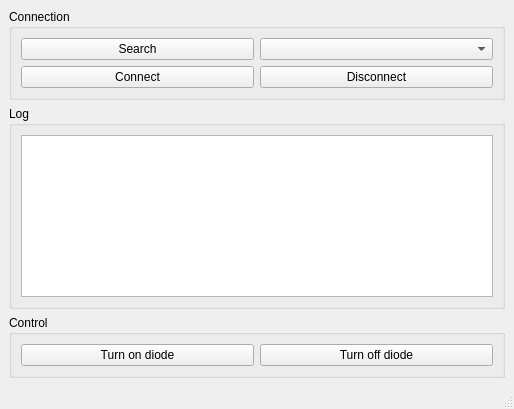
<?xml version="1.0" encoding="UTF-8"?>
<ui version="4.0">
 <class>MainWindow</class>
 <widget class="QMainWindow" name="MainWindow">
  <property name="geometry">
   <rect>
    <x>0</x>
    <y>0</y>
    <width>514</width>
    <height>409</height>
   </rect>
  </property>
  <property name="windowTitle">
   <string>MainWindow</string>
  </property>
  <widget class="QWidget" name="centralwidget">
   <layout class="QGridLayout" name="gridLayout_2">
    <item row="0" column="0">
     <widget class="QGroupBox" name="groupBoxConnection">
      <property name="title">
       <string>Connection</string>
      </property>
      <layout class="QGridLayout" name="gridLayout">
       <item row="0" column="0">
        <widget class="QPushButton" name="pushButtonSearch">
         <property name="text">
          <string>Search</string>
         </property>
        </widget>
       </item>
       <item row="0" column="1">
        <widget class="QComboBox" name="comboBoxDevices"/>
       </item>
       <item row="1" column="0">
        <widget class="QPushButton" name="pushButtonConnect">
         <property name="text">
          <string>Connect</string>
         </property>
        </widget>
       </item>
       <item row="1" column="1">
        <widget class="QPushButton" name="pushButtonDisconnect">
         <property name="text">
          <string>Disconnect</string>
         </property>
        </widget>
       </item>
      </layout>
     </widget>
    </item>
    <item row="1" column="0">
     <widget class="QGroupBox" name="groupBoxLog">
      <property name="title">
       <string>Log</string>
      </property>
      <layout class="QGridLayout" name="gridLayout_4">
       <item row="0" column="0">
        <widget class="QTextEdit" name="textEditLogs"/>
       </item>
      </layout>
     </widget>
    </item>
    <item row="2" column="0">
     <widget class="QGroupBox" name="groupBox">
      <property name="title">
       <string>Control</string>
      </property>
      <layout class="QGridLayout" name="gridLayout_3">
       <item row="0" column="0">
        <widget class="QPushButton" name="pushButtonTurnOnDiode">
         <property name="text">
          <string>Turn on diode</string>
         </property>
        </widget>
       </item>
       <item row="0" column="1">
        <widget class="QPushButton" name="pushButtonTurnOffDiode">
         <property name="text">
          <string>Turn off diode</string>
         </property>
        </widget>
       </item>
      </layout>
     </widget>
    </item>
   </layout>
  </widget>
  <widget class="QMenuBar" name="menubar">
   <property name="geometry">
    <rect>
     <x>0</x>
     <y>0</y>
     <width>514</width>
     <height>21</height>
    </rect>
   </property>
  </widget>
  <widget class="QStatusBar" name="statusbar"/>
 </widget>
 <resources/>
 <connections/>
</ui>
